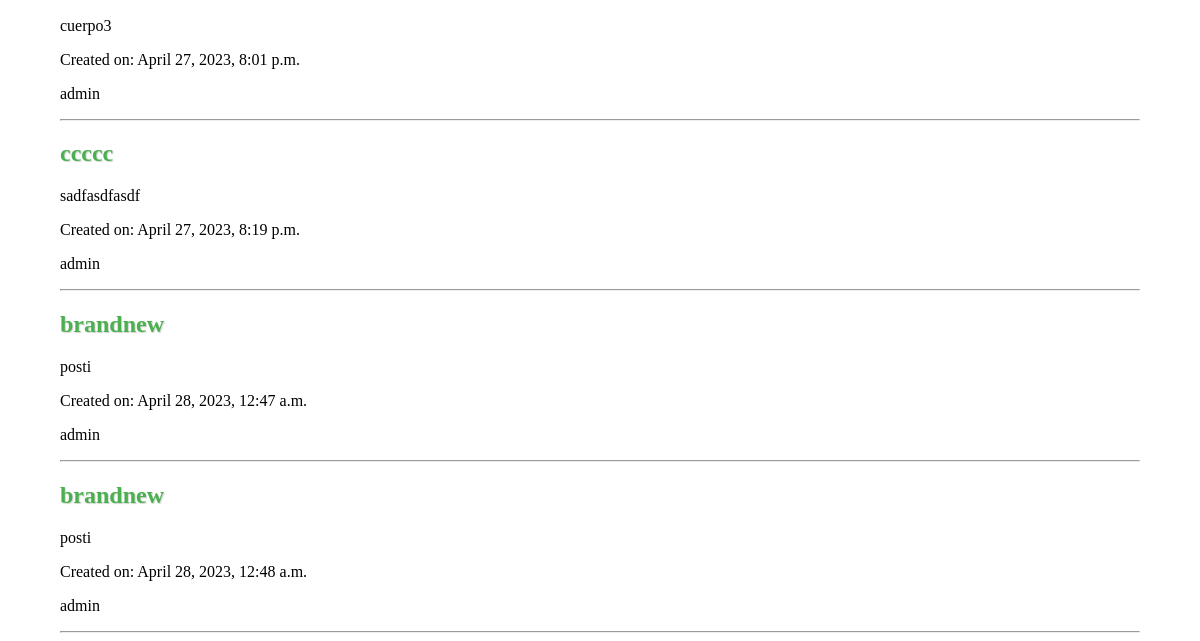
Before: / (lower part) with the older database file.
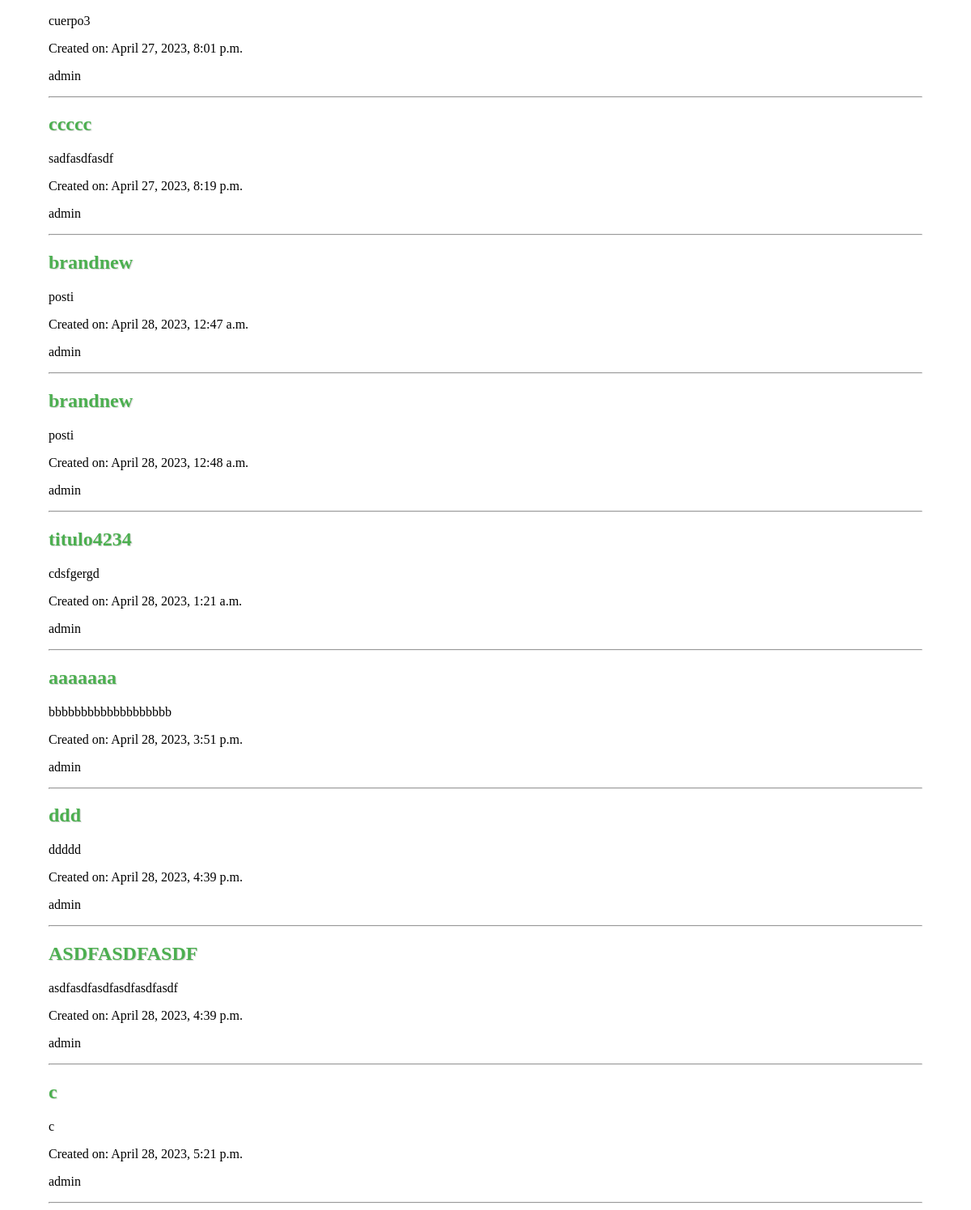
After: the same page with the newer database file.
### api/models.py (models this page shows)
class Post(models.Model):
    created = models.DateTimeField(auto_now_add=True)
    title = models.CharField(max_length=100, blank=True, default='')
    body = models.TextField(blank=True, default='')
    owner = models.ForeignKey('auth.User', related_name='posts', on_delete=models.CASCADE)
    class Meta:
        ordering = ['created']

### api/views.py (the view)
# urls.py: path('', home, name='home'),
def home(request):
    posts = Post.objects.all()
    return render(request, 'home.html', {'posts': posts})

### templates/home.html (shortened to what this page needs)
{% extends 'base.html' %} {% block content %}
{% for post in posts %}
<a href="post/{{post.id}}"><h2>{{ post.title }}</h2></a>
<p>{{ post.body }}</p>
<p>Created on: {{ post.created }}</p>
<p>{{ post.owner }}</p>
<hr />
{% endfor %} {% endblock %}

Changed rows visible on the page:
added Post: title "titulo4234", body "cdsfgergd", created "April 28, 2023, 1:21 a.m.", owner "admin"
added Post: title "aaaaaaa", body "bbbbbbbbbbbbbbbbbbb", created "April 28, 2023, 3:51 p.m.", owner "admin"
added Post: title "ddd", body "ddddd", created "April 28, 2023, 4:39 p.m.", owner "admin"
added Post: title "ASDFASDFASDF", body "asdfasdfasdfasdfasdfasdf", created "April 28, 2023, 4:39 p.m.", owner "admin"
added Post: title "c", body "c", created "April 28, 2023, 5:21 p.m.", owner "admin"
